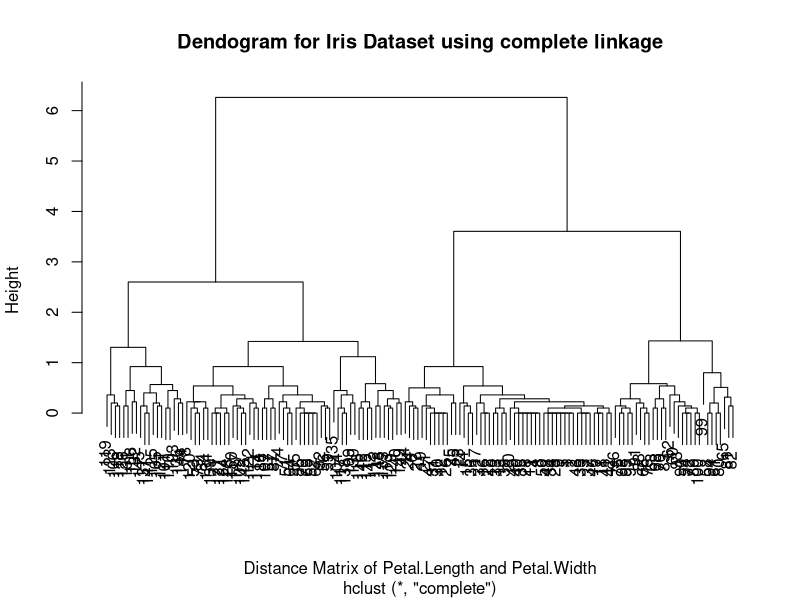
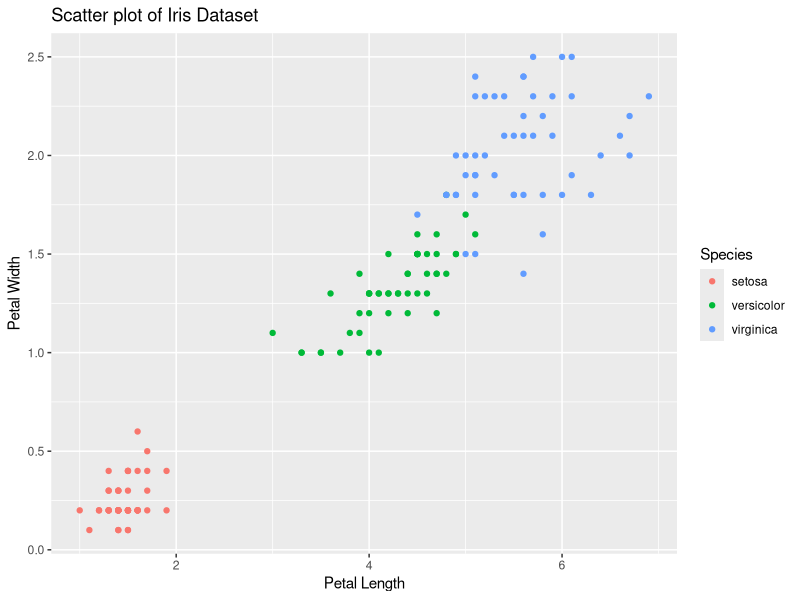
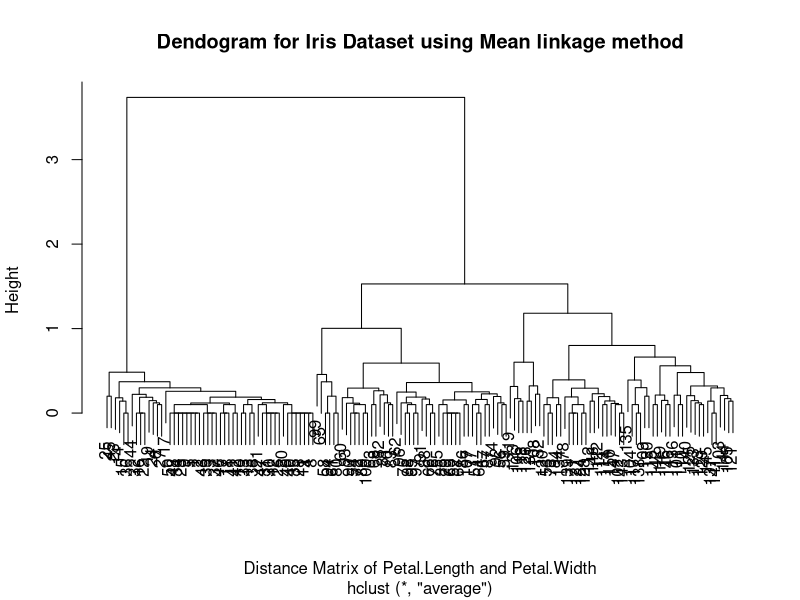
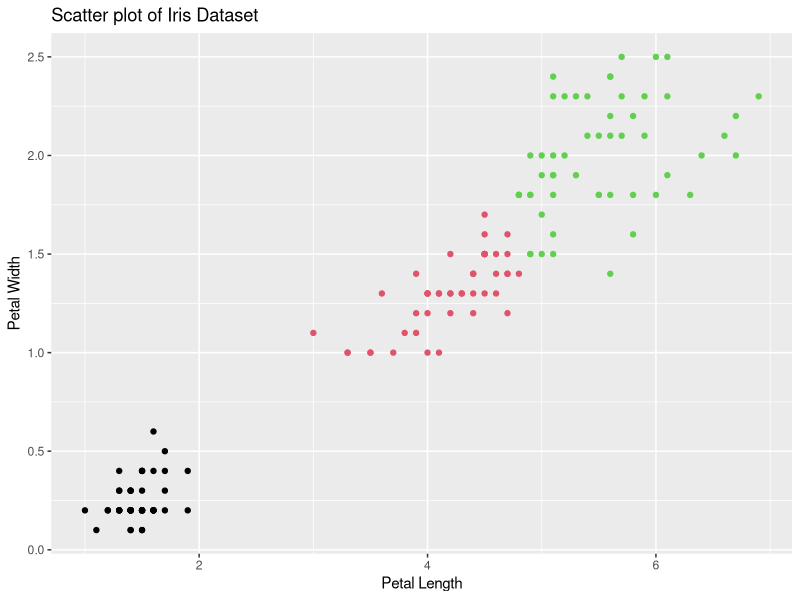
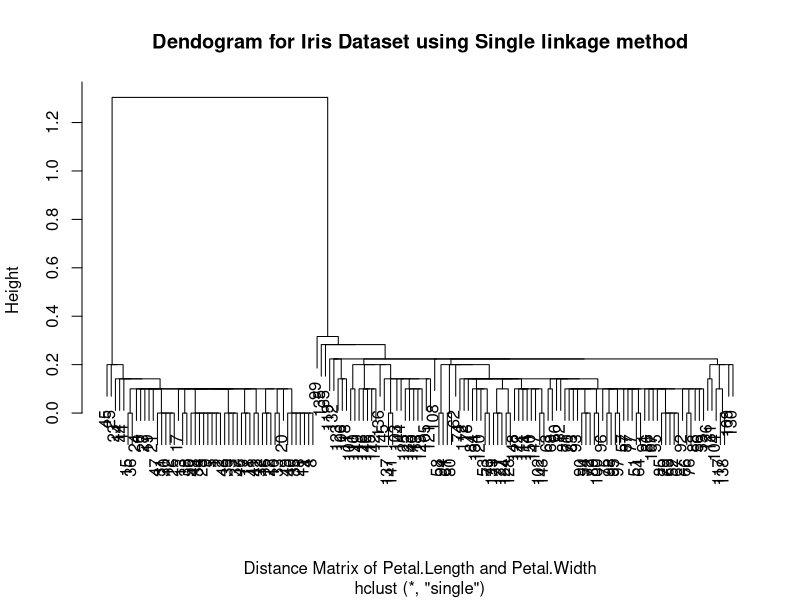

These charts were generated, in order, by the following R code: (Note: this script raises an error after producing the figures.)
## ---- chunk 1
library(knitr)
kable(iris[1:5,1:5], caption = "Iris dataset for clustering")
## ---- chunk 2
library(ggplot2)
clusters <- hclust(dist(iris[, 3:4])) #dist is used to produce this matrix

plot(clusters, 
     xlab = "Distance Matrix of Petal.Length and Petal.Width", 
     ylab = "Height", 
     main = "Dendogram for Iris Dataset using complete linkage")
## ---- chunk 3
clusterCutThree <- cutree(clusters, 3) #Creating three clusters
clusterCutFour <- cutree(clusters, 4) #Creating four clusters

#Comparing clusters with original species
table(clusterCutThree,iris$Species)
table(clusterCutFour,iris$Species)

#Creating a scatterplot
plot <- ggplot(iris, 
               aes(Petal.Length, Petal.Width, color = Species)) + geom_point()

plot + labs(title = "Scatter plot of Iris Dataset",
            x = "Petal Length",
            y = "Petal Width")
## ---- chunk 4
clusters <- hclust(dist(iris[, 3:4]), 
                   method = 'average')
plot(clusters, 
     xlab = "Distance Matrix of Petal.Length and Petal.Width", 
     ylab = "Height", 
     main = "Dendogram for Iris Dataset using Mean linkage method")
## ---- chunk 5
clusterCutThree <- cutree(clusters, 3)
clusterCutFive <- cutree(clusters, 5)

table(clusterCutThree, iris$Species)
table(clusterCutFive, iris$Species)
## ---- chunk 6
plot <- ggplot(iris, aes(Petal.Length, Petal.Width, color = iris$Species)) + 
        geom_point(col = clusterCutThree) + 
        scale_color_manual(values = c('black', 'red', 'green'))

plot + labs(title = "Scatter plot of Iris Dataset",
            x = "Petal Length",
            y = "Petal Width")
## ---- chunk 7
clusters <- hclust(dist(iris[, 3:4]), 
                   method = 'single')
plot(clusters, 
     xlab = "Distance Matrix of Petal.Length and Petal.Width", 
     ylab = "Height", 
     main = "Dendogram for Iris Dataset using Single linkage method")
## ---- chunk 8
clusterCutTwo <- cutree(clusters, 2)

table(clusterCutTwo, iris$Species)

plot <- ggplot(iris, aes(Petal.Length, Petal.Width, color = iris$Species)) + 
        geom_point(col = clusterCutTwo) + 
        scale_color_manual(values = c('black', 'red',))

plot + labs(title = "Scatter plot of Iris Dataset",
            x = "Petal Length",
            y = "Petal Width")
